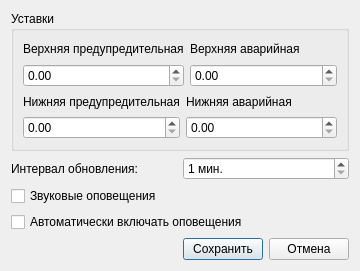
<?xml version="1.0" encoding="UTF-8"?>
<ui version="4.0">
 <class>CommonDialog</class>
 <widget class="QDialog" name="CommonDialog">
  <property name="geometry">
   <rect>
    <x>0</x>
    <y>0</y>
    <width>360</width>
    <height>271</height>
   </rect>
  </property>
  <property name="sizePolicy">
   <sizepolicy hsizetype="Fixed" vsizetype="Fixed">
    <horstretch>0</horstretch>
    <verstretch>0</verstretch>
   </sizepolicy>
  </property>
  <property name="minimumSize">
   <size>
    <width>360</width>
    <height>271</height>
   </size>
  </property>
  <property name="maximumSize">
   <size>
    <width>360</width>
    <height>271</height>
   </size>
  </property>
  <property name="windowTitle">
   <string>Общие настройки</string>
  </property>
  <layout class="QVBoxLayout" name="verticalLayout_6">
   <item>
    <widget class="QGroupBox" name="groupBox">
     <property name="title">
      <string>Уставки</string>
     </property>
     <layout class="QVBoxLayout" name="verticalLayout_5">
      <item>
       <layout class="QHBoxLayout" name="horizontalLayout">
        <item>
         <layout class="QVBoxLayout" name="verticalLayout">
          <item>
           <widget class="QLabel" name="label_2">
            <property name="text">
             <string>Верхняя предупредительная</string>
            </property>
           </widget>
          </item>
          <item>
           <widget class="QDoubleSpinBox" name="dsbUWarning">
            <property name="maximum">
             <double>200.000000000000000</double>
            </property>
           </widget>
          </item>
         </layout>
        </item>
        <item>
         <layout class="QVBoxLayout" name="verticalLayout_2">
          <item>
           <widget class="QLabel" name="label_3">
            <property name="text">
             <string>Верхняя аварийная</string>
            </property>
           </widget>
          </item>
          <item>
           <widget class="QDoubleSpinBox" name="dsbUEmergency">
            <property name="maximum">
             <double>200.000000000000000</double>
            </property>
           </widget>
          </item>
         </layout>
        </item>
       </layout>
      </item>
      <item>
       <layout class="QHBoxLayout" name="horizontalLayout_2">
        <item>
         <layout class="QVBoxLayout" name="verticalLayout_3">
          <item>
           <widget class="QLabel" name="label_4">
            <property name="text">
             <string>Нижняя предупредительная</string>
            </property>
           </widget>
          </item>
          <item>
           <widget class="QDoubleSpinBox" name="dsbLWarning">
            <property name="maximum">
             <double>200.000000000000000</double>
            </property>
           </widget>
          </item>
         </layout>
        </item>
        <item>
         <layout class="QVBoxLayout" name="verticalLayout_4">
          <item>
           <widget class="QLabel" name="label_5">
            <property name="text">
             <string>Нижняя аварийная</string>
            </property>
           </widget>
          </item>
          <item>
           <widget class="QDoubleSpinBox" name="dsbLEmergency">
            <property name="maximum">
             <double>200.000000000000000</double>
            </property>
           </widget>
          </item>
         </layout>
        </item>
       </layout>
      </item>
     </layout>
    </widget>
   </item>
   <item>
    <layout class="QHBoxLayout" name="horizontalLayout_4">
     <item>
      <widget class="QLabel" name="label">
       <property name="text">
        <string>Интервал обновления:</string>
       </property>
      </widget>
     </item>
     <item>
      <widget class="QSpinBox" name="sbUpdate">
       <property name="suffix">
        <string> мин.</string>
       </property>
       <property name="minimum">
        <number>1</number>
       </property>
       <property name="maximum">
        <number>3600</number>
       </property>
      </widget>
     </item>
    </layout>
   </item>
   <item>
    <widget class="QCheckBox" name="cbSound">
     <property name="text">
      <string>Звуковые оповещения</string>
     </property>
    </widget>
   </item>
   <item>
    <widget class="QCheckBox" name="cbAutoShutup">
     <property name="text">
      <string>Автоматически включать оповещения</string>
     </property>
    </widget>
   </item>
   <item>
    <layout class="QHBoxLayout" name="horizontalLayout_3">
     <item>
      <spacer name="horizontalSpacer">
       <property name="orientation">
        <enum>Qt::Horizontal</enum>
       </property>
       <property name="sizeHint" stdset="0">
        <size>
         <width>40</width>
         <height>20</height>
        </size>
       </property>
      </spacer>
     </item>
     <item>
      <widget class="QPushButton" name="btnSave">
       <property name="text">
        <string>Сохранить</string>
       </property>
      </widget>
     </item>
     <item>
      <widget class="QPushButton" name="btnCancel">
       <property name="text">
        <string>Отмена</string>
       </property>
      </widget>
     </item>
    </layout>
   </item>
  </layout>
 </widget>
 <resources/>
 <connections>
  <connection>
   <sender>btnSave</sender>
   <signal>clicked()</signal>
   <receiver>CommonDialog</receiver>
   <slot>accept()</slot>
   <hints>
    <hint type="sourcelabel">
     <x>315</x>
     <y>185</y>
    </hint>
    <hint type="destinationlabel">
     <x>181</x>
     <y>108</y>
    </hint>
   </hints>
  </connection>
  <connection>
   <sender>btnCancel</sender>
   <signal>clicked()</signal>
   <receiver>CommonDialog</receiver>
   <slot>reject()</slot>
   <hints>
    <hint type="sourcelabel">
     <x>234</x>
     <y>185</y>
    </hint>
    <hint type="destinationlabel">
     <x>181</x>
     <y>108</y>
    </hint>
   </hints>
  </connection>
  <connection>
   <sender>cbSound</sender>
   <signal>toggled(bool)</signal>
   <receiver>cbAutoShutup</receiver>
   <slot>setEnabled(bool)</slot>
   <hints>
    <hint type="sourcelabel">
     <x>169</x>
     <y>176</y>
    </hint>
    <hint type="destinationlabel">
     <x>169</x>
     <y>199</y>
    </hint>
   </hints>
  </connection>
 </connections>
</ui>
